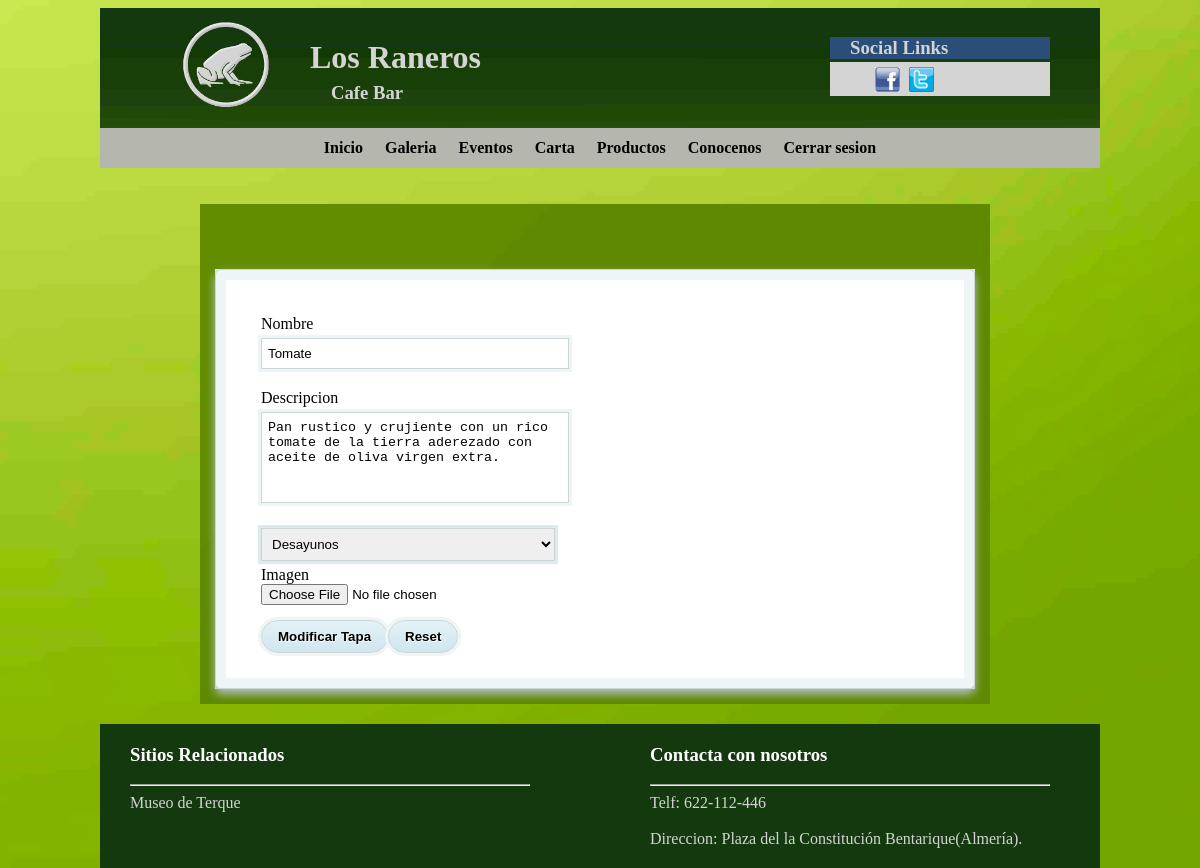
The app's page /modificarTapa.php?idTapa=1 (signed in) with its own data.
### tables this page shows
CREATE TABLE IF NOT EXISTS `menu` (
  `idMenu` int(11) NOT NULL,
  `nombre` varchar(45) NOT NULL,
  `url` varchar(300) NOT NULL,
  `soloRoot` tinyint(1) NOT NULL DEFAULT '1',
  `usuario_idusuarios` int(11) NOT NULL,
  PRIMARY KEY (`idMenu`),
  KEY `fk_menu_usuario1_idx` (`usuario_idusuarios`)
);

CREATE TABLE IF NOT EXISTS `tapa` (
  `idTapa` int(11) NOT NULL AUTO_INCREMENT,
  `nombre` varchar(100) NOT NULL,
  `descripcion` varchar(500) NOT NULL,
  `tipoTapa_idTipoTapa` int(11) NOT NULL,
  PRIMARY KEY (`idTapa`),
  UNIQUE KEY `idTapa_UNIQUE` (`idTapa`),
  KEY `fk_tapa_tipoTapa1_idx` (`tipoTapa_idTipoTapa`)
);

### php/constantesConexion.php (called while the page is built)
<?php
      $host="localhost";
      $usuario="root";
      $passwd="";
      $bd="raneros";
?>

### php/conexionSQL.php (called while the page is built, shortened)
<?php
class conexionSQL{
   	public $mysqli;
	function __construct(){
	    include('constantesConexion.php');
		$this->mysqli=new mysqli($host, $usuario,$passwd,$bd);
	}
	public function selectSQL($sentencia){
		return $this->mysqli->query($sentencia);
	}
}
?>

### modificarTapa.php (the view, shortened to what this page needs)
<!DOCTYPE html PUBLIC "-//W3C//DTD XHTML 1.0 Transitional//EN" "http://www.w3.org/TR/xhtml1/DTD/xhtml1-transitional.dtd">
<html xmlns="http://www.w3.org/1999/xhtml">
<head>
<link href="css/style.css" rel="stylesheet" type="text/css">
<link rel="stylesheet" type="text/css" href="engine0/style.css" />
</head>
<body>
<div id="contenido">
		<div id="cabecera">
			<img src="css/img/BannerVerde.jpg" id="fondoCabecera">
			<div id="titleHeader">
				<img src="css/img/icono-rana.png" id="logo" width="90px" height="90px">
				<h1>Los Raneros</h1>
				<h3>Cafe Bar</h3>
			</div>
			<div id="redesSociales">
				<div id="redesTitle">
					<h3>Social Links</h3>
				</div>
				<div id="redesLinks">
					<img src="css/img/iconos/facebook.png" class="logoSocial">
					<img src="css/img/iconos/twitter.png" class="logoSocial">
				</div>
			</div>
		</div>
		<div id="menuID" class="menu">
			<?php
				include ('php/menu.php');
				$menu = new menu();
				$menu->mostrar();
			?>
		</div>
		<br></br>
		<div id="contenedorCuerpo">
			<div class="evento">
				<?php
					include ('php/constantesConexion.php');
					$mysqli = new mysqli($host, $usuario, $passwd, $bd);
					$sentencia = "SELECT * FROM tapa WHERE idTapa=".$_GET['idTapa'];
					$resultado = $mysqli->query($sentencia)->fetch_assoc();
					echo "<form action='confModTapa.php' class='formularios' method='post' enctype='multipart/form-data'>";
					echo "<div><a>Nombre</a></br><input type='text' name='nombre' value='".$resultado['nombre']."'></input></div>";
					echo "<div><a>Descripcion</a></br><textarea name='descripcion' rows='5' cols='5'>".$resultado['descripcion']."</textarea></div>";
					$tipoTapa = $mysqli->query("SELECT tipotapa.nombre FROM tipotapa INNER JOIN tapa ON tipotapa.idTipoTapa = tapa.tipoTapa_idTipoTapa WHERE idTapa=".$_GET['idTapa'])->fetch_assoc()['nombre'];
					$tiposTapa = $mysqli->query("SELECT * FROM tipotapa");
					echo "<select name='tipoTapa'>";
					while($row=mysqli_fetch_array($tiposTapa, MYSQLI_ASSOC)){
						if(strcmp($tipoTapa, $row['nombre']) == 0)
							echo "<option value=".$row['idTipoTapa']." selected>".$row['nombre']."</option>";
						else
							echo "<option value=".$row['idTipoTapa'].">".$row['nombre']."</option>";
					}
					echo "</select>";
					echo "<div><a>Imagen</a></br><input type='file' name='foto'></input></div>";
					echo "<div><input type='submit' value='Modificar Tapa'></input><input type='reset' value='Reset'></input></div>";
					echo "</form>";
				?>
			</div>
		</div>
		<div id="pie">
			<div id="enlaces">
				<h3>Sitios Relacionados</h3>
				<hr/>
				<a href="http://www.museodeterque.com/" title="Museo de Terque">Museo de Terque</a>
			</div>
			<div id="contacta">
				<h3>Contacta con nosotros</h3>
				<hr/>
				<a>Telf: 622-112-446 </a>
				<br></br>
				<a>Direccion: Plaza del la Constituci&oacute;n Bentarique(Almer&iacute;a).</a>
			</div>
		</div>
	</div>
</body>
</html>

### php/menu.php (shortened to what this page needs)
<?php
class menu {
	public $sql;
	function __construct() {
		include ('conexionSQL.php');
		$this->sql = new conexionSQL ();
	}
	function mostrar() {
		$sentencia = "SELECT * FROM menu";
		$consulta = $this->sql->selectSQL ( $sentencia );
		if (isset ( $_SESSION['nick'] )) {
			while ( $row = mysqli_fetch_array ( $consulta, MYSQLI_ASSOC ) ) {
				if($row ['nombre']!="Ingresar")
				echo "<li><a href='" . $row ['url'] . "'>" . $row ['nombre'] . "</a></li>";
			}
			echo "<li><a href='logout.php'>Cerrar sesion</a></li>";
		} else {
			while ( $row = mysqli_fetch_array ( $consulta, MYSQLI_ASSOC ) ) {
				echo "<li><a href='" . $row ['url'] . "'>" . $row ['nombre'] . "</a></li>"	;
			}
		}
	}
}
?>

### css/style.css (style rules this page uses)
body { background-image: url(img/FondoBody.jpg); background-repeat: no-repeat; background-attachment: fixed; -webkit-background-size: 100% 100%; background-size: 100% 100%; margin-top:Arial; font-family: Verdana; }
#contenido { margin:auto; width:1000px; }
#cabecera { height:120px; width:100%; margin-bottom: -20px; }
#fondoCabecera { width:100%; height:100%; float:left; z-index:0; }
#titleHeader { float:left; margin-top:-110px; margin-left:80px; }
#titleHeader img { float:left; }
#titleHeader h1 { float:left; margin-left: 40px; color: #d4d4d4; }
#titleHeader h3 { float:left; margin-left:-150px; padding-top: 45px; color:#d4d4d4; }
#redesSociales { float:right; width: 220px; margin-top:-110px; margin-right: 50px; }
#redesTitle { background-color: #2b4e78; padding-left: 20px; }
#redesTitle h3 { color:#d4d4d4; }
#redesLinks { margin-top:-15px; background-color: #d4d4d4; padding-top: 5px; padding-left:40px; }
#redesLinks img { width: 25px; height: 25px; margin-left: 5px; }
#contenedorCuerpo { height : auto; width : 760px; background-image:url(img/fondoContenedorCuerpo.jpg); background-repeat: no-repeat; background-attachment: fixed; background-size: 100% 100%; margin-left:100px; margin-right:120px; margin-top:0px; padding-top:15px; padding-left:15px; padding-right:15px; padding-bottom:15px; float: left; z-index:1; }
.evento { background-color: #E2ECEE; padding:auto; margin:auto; }
.formularios { border: 1px solid #CED5D7; border-radius: 6px; padding: 45px 45px 20px; margin-top: 50px; background-color: white; box-shadow: 0px 5px 10px #B5C1C5, 0 0 0 10px #EEF5F7 inset; }
.formularios div { margin-bottom: 15px; }
.formularios input[type='text'], .formularios textarea, .formularios input[type='password'], .formularios select { padding: 7px 6px; width: 294px; border: 1px solid #CED5D7; resize: none; box-shadow:0 0 0 3px #EEF5F7; margin: 5px 0; }
.formularios input[type='text']:focus, .formularios textarea:focus, .formularios input[type='password'], .formularios select { outline: none; box-shadow:0 0 0 3px #dde9ec; }
.formularios input[type='submit'] { border: 1px solid #CED5D7; box-shadow:0 0 0 3px #EEF5F7; padding: 8px 16px; border-radius: 20px; font-weight: bold; text-shadow: 1px 1px 0px white; background: #e4f1f6; background: -moz-linear-gradient(top, #e4f1f6 0%, #cfe6ef 100%); background: -webkit-linear-gradient(top, #e4f1f6 0%,#cfe6ef 100%); }
.formularios input[type='reset'] { border: 1px solid #CED5D7; box-shadow:0 0 0 3px #EEF5F7; padding: 8px 16px; border-radius: 20px; font-weight: bold; text-shadow: 1px 1px 0px white; background: #e4f1f6; background: -moz-linear-gradient(top, #e4f1f6 0%, #cfe6ef 100%); background: -webkit-linear-gradient(top, #e4f1f6 0%,#cfe6ef 100%); }
a { text-decoration:none; }
#pie { margin-top:20px; width:100%; background-image:url(img/BannerVerde.jpg); float: left; }
#enlaces { margin-left: 30px; padding-top: 1px; padding-bottom: 20px; width: 40%; float: left; }
#enlaces h3 { color:white; margin: 10px, 10px, 10px, 10px; }
#enlaces a { text-decoration: none; color: #d4d4d4; }
#contacta { margin-left: 30px; margin-right: 50px; padding-top: 1px; padding-bottom: 20px; width: 40%; float: right; }
#contacta h3 { color:white; margin: 10px, 10px, 10px, 10px; }
#contacta a { text-decoration: none; color: #d4d4d4; }
.menu { background-color:#b5b6ae; text-align:center; display:block; }
.menu li { display: inline-block; position: relative; margin:auto; z-index:100; margin:auto; }
.menu li a { font-weight:600; text-decoration:none; padding:11px; display:block; color:black; -webkit-transition: all 0.2s ease-in-out 0s; -moz-transition: all 0.2s ease-in-out 0s; -o-transition: all 0.2s ease-in-out 0s; -ms-transition: all 0.2s ease-in-out 0s; transition: all 0.2s ease-in-out 0s; margin:auto; }

### records on screen
menu: nombre "Inicio"
menu: nombre "Galeria"
menu: nombre "Eventos"
menu: nombre "Carta"
menu: nombre "Productos"
menu: nombre "Conocenos"
tapa: nombre "Tomate", descripcion "Pan rustico y crujiente con un rico tomate de la tierra aderezado con aceite de oliva virgen extra."

### other values on screen
form field tipoTapa "Desayunos"
